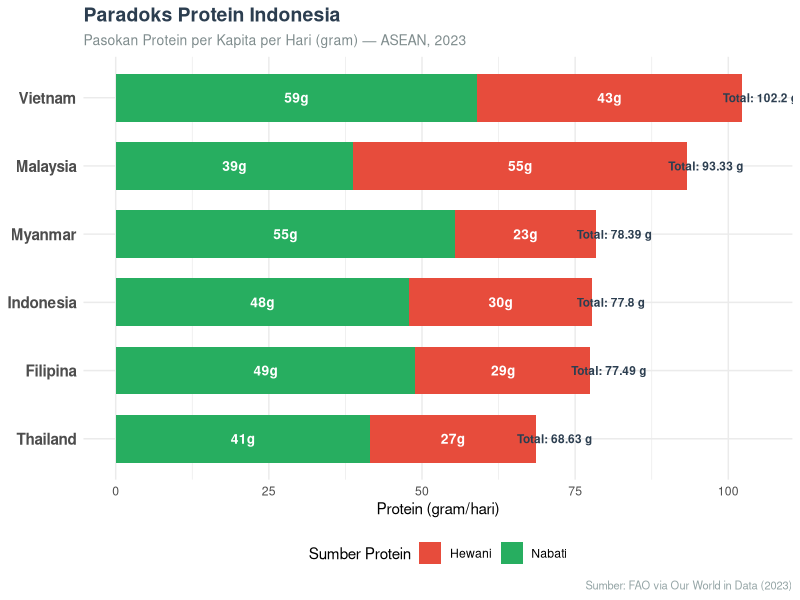

The R source for this figure:
# --- Fig 1: Paradoks Protein ASEAN ---
library(ggplot2)
library(dplyr)
library(tidyr)

# Data: Total, Animal, Plant Protein (g/capita/day, 2023)
protein_data <- data.frame(
  Negara = c("Indonesia", "Malaysia", "Thailand", "Vietnam", "Filipina", "Myanmar"),
  Total = c(77.8, 93.33, 68.63, 102.2, 77.49, 78.39),
  Hewani = c(29.97, 54.65, 27.18, 43.23, 28.56, 23.06),
  Nabati = c(47.83, 38.68, 41.45, 58.97, 48.93, 55.32)
)

# Reshape for ggplot
protein_long <- protein_data %>%
  select(Negara, Hewani, Nabati) %>%
  pivot_longer(cols = c(Hewani, Nabati), names_to = "Sumber", values_to = "Protein")

# Order negara by total protein descending
negara_order <- protein_data %>% arrange(desc(Total)) %>% pull(Negara)
protein_long$Negara <- factor(protein_long$Negara, levels = rev(negara_order))

# Colors
warna <- c("Hewani" = "#E74C3C", "Nabati" = "#27AE60")

p1 <- ggplot(protein_long, aes(x = Negara, y = Protein, fill = Sumber)) +
  geom_bar(stat = "identity", width = 0.7) +
  geom_text(data = protein_data %>% pivot_longer(cols = c(Hewani, Nabati), names_to = "Sumber", values_to = "Protein"),
            aes(label = paste0(round(Protein, 0), "g")),
            position = position_stack(vjust = 0.5),
            color = "white", size = 3.5, fontface = "bold") +
  # Add total labels at top
  geom_text(data = protein_data,
            aes(x = Negara, y = Total + 3, label = paste0("Total: ", Total, " g")),
            inherit.aes = FALSE, size = 3, color = "#2C3E50", fontface = "bold") +
  coord_flip() +
  scale_fill_manual(values = warna, labels = c("Hewani", "Nabati")) +
  labs(
    title = "Paradoks Protein Indonesia",
    subtitle = "Pasokan Protein per Kapita per Hari (gram) — ASEAN, 2023",
    x = NULL,
    y = "Protein (gram/hari)",
    fill = "Sumber Protein",
    caption = "Sumber: FAO via Our World in Data (2023)"
  ) +
  theme_minimal(base_family = "sans") +
  theme(
    plot.title = element_text(face = "bold", size = 14, color = "#2C3E50"),
    plot.subtitle = element_text(size = 10, color = "#7F8C8D"),
    axis.text.y = element_text(size = 11, face = "bold"),
    legend.position = "bottom",
    plot.caption = element_text(size = 8, color = "#95A5A6")
  )

ggsave("/home/ikanx101/Documents/sarkopenia/fig1_paradoks_protein.png", 
       p1, width = 10, height = 6, dpi = 150)
cat("Fig 1 saved.\n")
